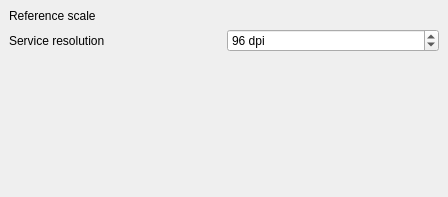
<?xml version="1.0" encoding="UTF-8"?>
<ui version="4.0">
 <class>QgsProcessingRasterSourceOptionsBase</class>
 <widget class="QgsPanelWidget" name="QgsProcessingRasterSourceOptionsBase">
  <property name="geometry">
   <rect>
    <x>0</x>
    <y>0</y>
    <width>448</width>
    <height>197</height>
   </rect>
  </property>
  <property name="windowTitle">
   <string notr="true">Form</string>
  </property>
  <layout class="QVBoxLayout" name="verticalLayout">
   <property name="spacing">
    <number>2</number>
   </property>
   <property name="leftMargin">
    <number>0</number>
   </property>
   <property name="topMargin">
    <number>0</number>
   </property>
   <property name="rightMargin">
    <number>0</number>
   </property>
   <property name="bottomMargin">
    <number>0</number>
   </property>
   <item>
    <widget class="QgsScrollArea" name="scrollArea">
     <property name="frameShape">
      <enum>QFrame::NoFrame</enum>
     </property>
     <property name="widgetResizable">
      <bool>true</bool>
     </property>
     <widget class="QWidget" name="scrollAreaWidgetContents">
      <property name="geometry">
       <rect>
        <x>0</x>
        <y>0</y>
        <width>448</width>
        <height>197</height>
       </rect>
      </property>
      <layout class="QGridLayout" name="gridLayout" columnstretch="0,0">
       <item row="4" column="0">
        <widget class="QLabel" name="label_2">
         <property name="text">
          <string>Service resolution</string>
         </property>
        </widget>
       </item>
       <item row="1" column="1">
        <widget class="QgsScaleWidget" name="mReferenceScale">
         <property name="toolTip">
          <string>If set, gives the algorithm a hint on the reference scale that should be used to retrieve an image from the WMS server</string>
         </property>
         <property name="showCurrentScaleButton">
          <bool>true</bool>
         </property>
         <property name="scale">
          <bool>true</bool>
         </property>
         <property name="minScale">
          <bool>false</bool>
         </property>
        </widget>
       </item>
       <item row="6" column="0">
        <spacer name="verticalSpacer">
         <property name="orientation">
          <enum>Qt::Vertical</enum>
         </property>
         <property name="sizeHint" stdset="0">
          <size>
           <width>20</width>
           <height>40</height>
          </size>
         </property>
        </spacer>
       </item>
       <item row="1" column="0">
        <widget class="QLabel" name="label">
         <property name="text">
          <string>Reference scale</string>
         </property>
        </widget>
       </item>
       <item row="4" column="1">
        <widget class="QgsSpinBox" name="mDpiSpinBox">
         <property name="toolTip">
          <string>If set, gives the algorithm a hint on the DPI used by the WMS server</string>
         </property>
         <property name="suffix">
          <string> dpi</string>
         </property>
         <property name="maximum">
          <number>3000</number>
         </property>
         <property name="value">
          <number>96</number>
         </property>
         <property name="expressionsEnabled">
          <bool>false</bool>
         </property>
        </widget>
       </item>
      </layout>
     </widget>
    </widget>
   </item>
  </layout>
 </widget>
 <customwidgets>
  <customwidget>
   <class>QgsScaleWidget</class>
   <extends>QWidget</extends>
   <header>qgsscalewidget.h</header>
  </customwidget>
  <customwidget>
   <class>QgsSpinBox</class>
   <extends>QSpinBox</extends>
   <header>qgsspinbox.h</header>
  </customwidget>
  <customwidget>
   <class>QgsScrollArea</class>
   <extends>QScrollArea</extends>
   <header>qgsscrollarea.h</header>
   <container>1</container>
  </customwidget>
  <customwidget>
   <class>QgsPanelWidget</class>
   <extends>QWidget</extends>
   <header>qgspanelwidget.h</header>
   <container>1</container>
  </customwidget>
 </customwidgets>
 <resources/>
 <connections/>
</ui>
